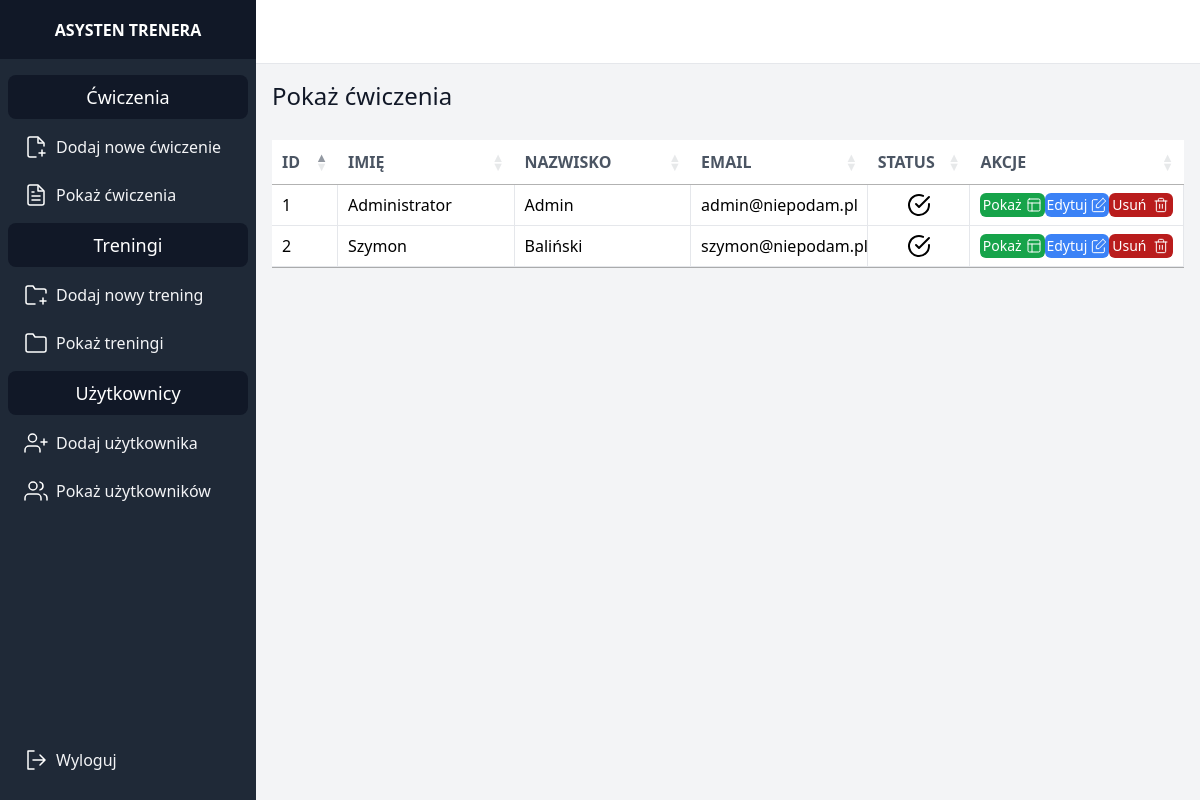
The app's page /client (signed in) with its own data.
### trener/models.py (models this page shows, shortened)
class Person(AbstractUser):
    photo = models.ImageField(upload_to=person_directory_path, blank=True, null=True)
    STATUS_CHOICES = [
        ('active', 'Active'),
        ('inactive', 'Inactive'),
        ('active_until', 'Active until specific date')
    ]
    status = models.CharField(max_length=15, choices=STATUS_CHOICES, default='active')
    active_until = models.DateField(null=True, blank=True)

### trener/views.py (the view)
# urls.py: path('client', views.show_clients, name='show_clients'),
@login_required
def show_clients(request):
    clients = Person.objects.all()
    return render(request, 'show_clients.html', {"clients": clients})

### trener_style/templates/show_clients.html (shortened to what this page needs)
{% extends 'base.html' %}
{% block extra_head %}
    <link rel="stylesheet" type="text/css" href="https://cdn.datatables.net/1.10.21/css/jquery.dataTables.css">
{% endblock %}
{% block content %}
    <p class="font-medium text-gray-900 text-2xl mb-7">
            Pokaż ćwiczenia
        </p>
        <table class="w-full table-fixed" datatable id="exercise-table">
            <thead class="">
              <tr class="bg-white my-5">
                <th style="width: 5%" class="py-5 px-6 text-left text-gray-600 font-bold uppercase">ID</th>
                <th style="width: 20%" class="py-5 px-6 text-left text-gray-600 font-bold uppercase">Imię</th>
                <th style="width: 20%" class="py-5 px-6 text-left text-gray-600 font-bold uppercase">Nazwisko</th>
                <th style="width: 20%" class="py-5 px-6 text-left text-gray-600 font-bold uppercase">Email</th>
                <th style="width: 10%" class="py-5 px-6 text-left text-gray-600 font-bold uppercase">Status</th>
                <th style="width: 25%" class="py-5 px-6 text-left text-gray-600 font-bold uppercase">Akcje</th>
              </tr>
            </thead>
            <tbody class="bg-white">
              {% for client in clients %}
              <tr>
                <td class="py-5 w-2 border-b border-r border-gray-200">{{ client.id }}</td>
                <td class="py-5 px-6 border-b border-r border-gray-200">{{ client.first_name }}</td>
                <td class="py-5 px-6 border-b border-r border-gray-200">{{ client.last_name }}</td>
                <td class="py-5 px-6 border-b border-r border-gray-200">{{ client.email }}</td>
                <td class="py-5 px-6 border-b border-r border-gray-200">
                    {% if client.status == 'active'%}
                        <svg xmlns="http://www.w3.org/2000/svg" class="mx-auto" width="24" height="24" viewBox="0 0 24 24" fill="none" stroke="#000000" stroke-width="2" stroke-linecap="round" stroke-linejoin="round"><path d="M22 11.08V12a10 10 0 1 1-5.93-9.14"></path><polyline points="22 4 12 14.01 9 11.01"></polyline></svg>
                    {% endif %}
                </td>
                <td class="py-5 px-6 border-b border-r border-gray-200 flex flex-row justify-around">
                    <a href="{% url 'show_client' id=client.id %}" class="bg-green-600 flex flex-row w-20 justify-around rounded-md text-sm hover:bg-green-800">
                        <p class="text-white my-auto">
                            Pokaż
                        </p>
                        <svg  class="my-auto" xmlns="http://www.w3.org/2000/svg" width="16" height="16" viewBox="0 0 24 24" fill="none" stroke="#ffffff" stroke-width="1.5" stroke-linecap="round" stroke-linejoin="round"><rect x="3" y="3" width="18" height="18" rx="2"/><path d="M3 9h18M9 21V9"/></svg>
                    </a>
                    <a href="#" class="bg-blue-500 flex flex-row w-20 h-6 justify-around rounded-md text-sm hover:bg-blue-700">
                        <p class="text-white my-auto">
                            Edytuj
                        </p>
                    </a>
                    <a href="#" class="bg-red-700 flex flex-row w-20 justify-around rounded-md text-sm hover:bg-red-900">
                        <p class="text-white my-auto">
                            Usuń
                        </p>
                    </a>
                </td>
              </tr>
              {% empty %}
              <tr>
                <td colspan="5" class="text-center font-normal leading-normal text-sm">No exercises found</td>
              </tr>
              {% endfor %}
            </tbody>
      </table>
{% endblock %}

### records on screen
Person: id "1", first_name "Administrator", last_name "Admin", email "admin@niepodam.pl", status "active" (drawn)
Person: id "2", first_name "Szymon", last_name "Baliński", email "szymon@niepodam.pl", status "active" (drawn)
